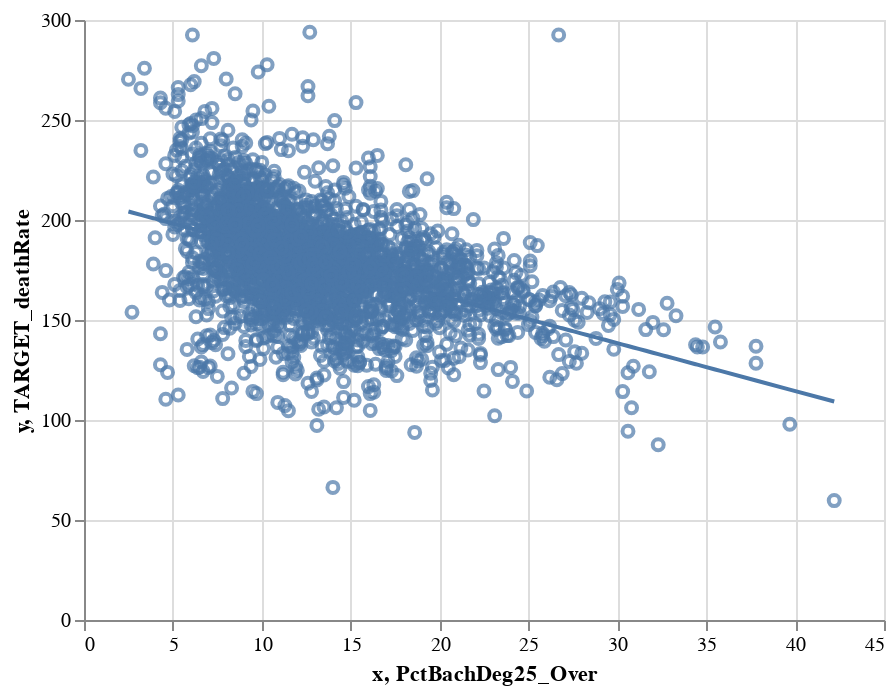

Write notebook code for a chart like this one.
### Markdown cell above
# Results.

### Code cell
line, scatter, mse = results("PctBachDeg25_Over", "train")
print(mse)
line+scatter

### Figure 1 — Vega-Lite specification as saved in the notebook (floating-point values rounded to 4 significant figures; data arrays with more than 128 entries replaced by an {"elided": "..."} marker saying what was removed)
{"config": {"view": {"continuousWidth": 400, "continuousHeight": 300}}, "layer": [{"data": {"name": "data-80e4f054a93e448745e5ef65cbff8bee"}, "mark": "line", "encoding": {"x": {"field": "x", "type": "quantitative"}, "y": {"field": "y", "type": "quantitative"}}}, {"data": {"name": "data-d5d2ef961f15fed696dd026deb2bfcec"}, "mark": "point", "encoding": {"x": {"field": "PctBachDeg25_Over", "type": "quantitative"}, "y": {"field": "TARGET_deathRate", "type": "quantitative"}}}], "$schema": "https://vega.github.io/schema/vega-lite/v4.17.0.json", "datasets": {"data-80e4f054a93e448745e5ef65cbff8bee": {"elided": "2395 records"}, "data-d5d2ef961f15fed696dd026deb2bfcec": {"elided": "2395 records"}}}
